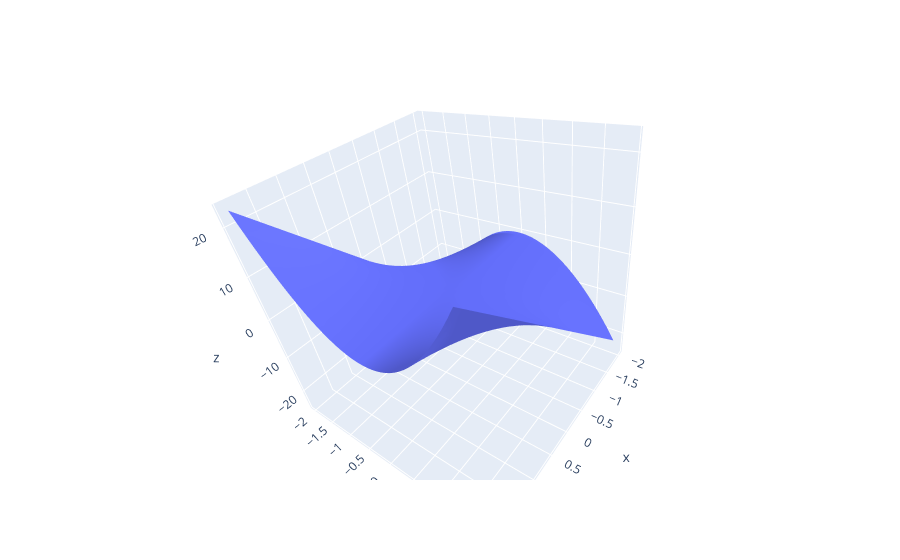

The notebook cell this image was saved under:
### Markdown cell above
So now that we found the two partial derivatives of of the function $f(x,y) = 3xy^2$, let's explain why our procedure for doing so worked.

Remember that we did so by treating each variable that we did not differentiate against as a constant, so the partial derivative $\frac{\delta f}{\delta y} = 6xy$  

To understand why, let's first take a look at our function, $f(x,y) = 3xy^2$.  Here it is:

### Code cell
import plotly.graph_objects as go
from partial import x_vals, y_vals

z_vals = z_vals =[f(w_1, w_2) 
         for (w_1, w_2) in list(zip(x_vals, y_vals))]
fig = go.Figure(data=[
    go.Mesh3d(
        x=x_vals,
        y=y_vals,
        z=z_vals,
        colorbar_title='z',
        name='y',
        showscale=True
    )
])
fig

### Figure 1 — Plotly figure (JSON) as saved in the notebook; plotly's stock layout.template omitted (floating-point values rounded to 4 significant figures; data arrays with more than 128 entries replaced by an {"elided": "..."} marker saying what was removed)
{"data": [{"colorbar": {"title": {"text": "z"}}, "name": "y", "showscale": true, "type": "mesh3d", "x": {"elided": "1600 float values"}, "y": {"elided": "1600 float values"}, "z": {"elided": "1600 float values"}}], "layout": {"autosize": true, "scene": {"aspectmode": "auto", "aspectratio": {"x": 1, "y": 1, "z": 1}, "camera": {"center": {"x": 0, "y": 0, "z": 0}, "eye": {"x": 1.02, "y": 1.02, "z": 1.02}, "projection": {"type": "perspective"}, "up": {"x": -0.5282, "y": -0.2751, "z": 0.8033}}}}}
